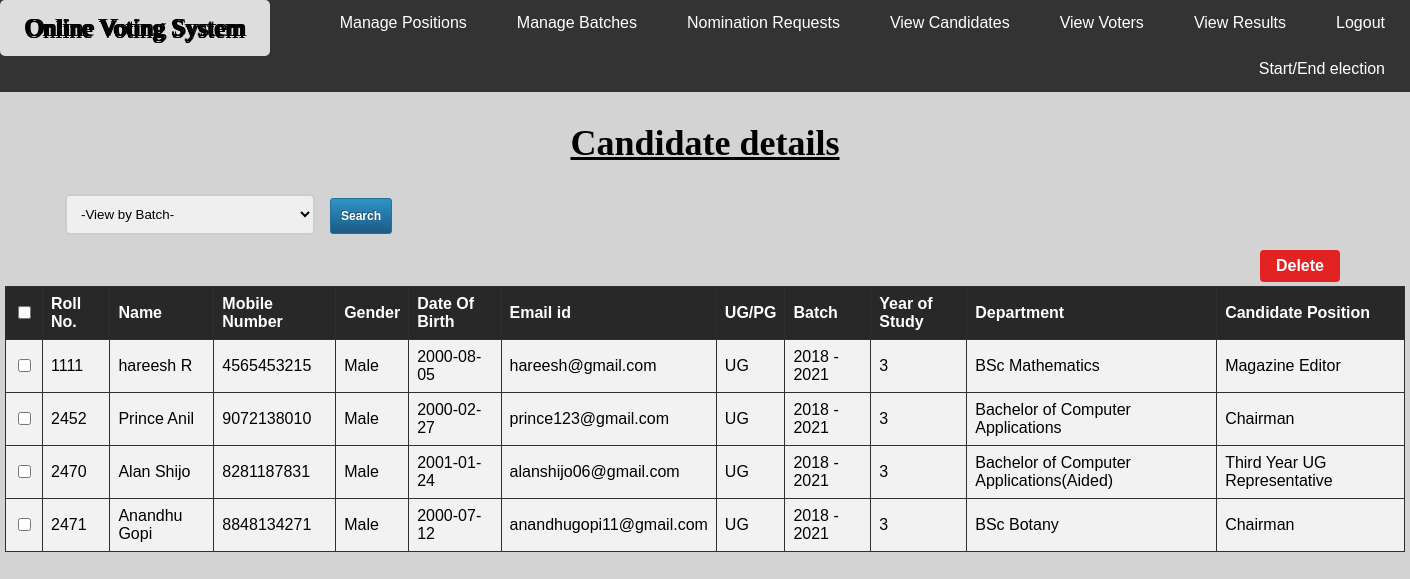
Screenshot of /viewcand.php (signed in) with the database file from the repository.
### tables this page shows
CREATE TABLE IF NOT EXISTS `candidate` (
  `rollno` int(20) NOT NULL,
  `fname` varchar(20) NOT NULL,
  `mname` varchar(20) NOT NULL,
  `lname` varchar(20) NOT NULL,
  `phno` bigint(10) NOT NULL,
  `gender` varchar(10) NOT NULL,
  `dob` varchar(100) NOT NULL,
  `email` varchar(30) NOT NULL,
  `pgug` varchar(10) NOT NULL,
  `yos` int(10) NOT NULL,
  `course` varchar(50) NOT NULL,
  `batch` varchar(20) NOT NULL,
  `candidate_position` varchar(40) NOT NULL,
  `username` varchar(30) NOT NULL,
  `status` varchar(100) NOT NULL,
  `candidate_votes` int(200) NOT NULL,
  PRIMARY KEY (`rollno`)
);

### viewcand.php (the view, shortened to what this page needs)
<html>
<head>
</head>
<body>
<div class="navbar">
  <a href="admin.php" class="left">Online Voting System</a>
  <a href="logout.php" class="right">Logout</a>
  <a href="viewrslts_admin.php">View Results</a>
  <a href="viewvoters.php">View Voters</a>
  <a href="viewcand.php">View Candidates</a>
  <a href="nominationreq.php">Nomination Requests</a>
  <a href="add_batch.php">Manage Batches</a>
  <a href="post.php">Manage Positions</a>
  <a href="startend.php">Start/End election</a>
</div>
<h2>Candidate details</h2>
<form method="post" action="search.php">
  <select name="opts">
    <option disabled selected hidden>-View by Batch-</option>
  </select>
  <div class="buttons">
  <input type="submit" name="search" value="Search" class="button">
  </div></form>
  <form method="post" action="viewcand.php">
  <input type="submit" name="delete" value="Delete" class="delete"><br><br>
<?php
include "db_conn.php";
if (mysqli_connect())
{
$sql = "SELECT * FROM candidate WHERE status='approved'";
$result = mysqli_query($conn,$sql);
echo "<table cellpadding='30' align='center' id='myTable'>
<tr>
<th><input type='checkbox' id='checkAl'></th>
<th>Roll No.</th>
<th>Name</th>
<th>Mobile Number</th>
<th>Gender</th>
<th>Date Of Birth</th>
<th>Email id</th>
<th>UG/PG</th>
<th>Batch</th>
<th>Year of Study</th>
<th>Department</th>
<th>Candidate Position</th>
</tr>";
while($row = mysqli_fetch_array($result))
{
$user=$row['username'];
echo "<tr>";
echo "<td><input type='checkbox' name='user[]' value='$user'></td>";
echo "<td>" . $row['rollno'] . "</td>";
echo "<td>" . $row['fname'] . " " . $row['mname'] . " " . $row['lname'] . "</td>";
echo "<td>" . $row['phno'] . "</td>";
echo "<td>" . $row['gender'] . "</td>";
echo "<td>" . $row['dob'] . "</td>";
echo "<td>" . $row['email'] . "</td>";
echo "<td>" . $row['pgug'] . "</td>";
echo "<td>" . $row['batch'] . "</td>";
echo "<td>" . $row['yos'] . "</td>";
echo "<td>" . $row['course'] . "</td>";
echo "<td>" . $row['candidate_position'] . "</td>";
echo "</tr>";
}
echo "</table>";
}
else
{
echo "Failed to connect to MySQL: " . mysqli_connect_error();
}
?>
</form>
</body>
</html>

### viewcand.php (style rules this page uses)
* { box-sizing: border-box; }
body { font-family: "Arial", "Helvetica", sans-serif; margin: 0; background-color: #D3D3D3; }
h2 { font-size: 36px; font-family: 'Righteous', cursive; text-align: center; color: black; text-decoration: underline; }
.navbar { overflow: hidden; background-color: #333; }
.navbar a { float: right; display: block; color: white; text-align: center; padding: 14px 25px; text-decoration: none; }
.navbar a.left { float: left; color: white; font-size: 25; text-decoration: none; font-family: 'Brush Script MT', cursive; text-shadow: -1px 0 black, 0 2px black, 2px 0 black, 0 2px black; }
table { border-collapse: collapse; width: 1400; border: 1px solid #282828; }
th, td { text-align: left; padding: 8px; border: 1px solid #303030; }
tr { background-color: #f2f2f2 }
th { background-color: #282828; color: white; }
.delete { background: rgb(227, 35, 35, 1); border: none; color: white; padding: 7px 16px; text-align: center; text-decoration: none; font-weight: bold; display: inline-block; font-size: 16px; border-radius: 4px; right: 30; cursor: pointer; position: absolute; margin-right: 40; }
select { display: block; border: 2px solid #ccc; width: 250; padding: 10px; margin: 10px auto; border-radius: 5px; margin-left: 65; }
.buttons { display: block; width: 100px; margin: 0 auto; margin-top: -47; margin-left: 330; }
.button { display: block; text-decoration: none; cursor: pointer; font-size: 12px; font-weight: bold; border:1px solid #25729a; -webkit-border-radius: 3px; -moz-border-radius: 3px; border-radius: 3px; font-family:arial, helvetica, sans-serif; padding: 10px 10px 10px 10px; text-shadow: -1px -1px 0 rgba(0,0,0,0.3); text-align: center; color: #FFFFFF; background-color: #3093c7; background-image: -webkit-gradient(linear, left top, left bottom, color-stop(0%, #3093c7), color-stop(100%, #1c5a85)); background-image: -webkit-linear-gradient(top, #3093c7, #1c5a85); background-image: -moz-linear-gradient(top, #3093c7, #1c5a85); background-image: -ms-linear-gradient(top, #3093c7, #1c5a85); background-image: -o-linear-gradient(top, #3093c7, #1c5a85); background-image: linear-gradient(top, #3093c7, #1c5a85);filter:progid:DXImageTransform.Microsoft.gradient(GradientType=0,startColorstr=#3093c7, endColorstr=#1c5a85); }

### rows the page displays
candidate: rollno "1111", fname "hareesh", lname "R", phno "4565453215", gender "Male", dob "2000-08-05", email "hareesh@gmail.com", pgug "UG", batch "2018 - 2021", yos "3", course "BSc Mathematics", candidate_position "Magazine Editor"
candidate: rollno "2452", fname "Prince", lname "Anil", phno "9072138010", gender "Male", dob "2000-02-27", email "prince123@gmail.com", pgug "UG", batch "2018 - 2021", yos "3", course "Bachelor of Computer Applications", candidate_position "Chairman"
candidate: rollno "2470", fname "Alan", lname "Shijo", phno "8281187831", gender "Male", dob "2001-01-24", email "alanshijo06@gmail.com", pgug "UG", batch "2018 - 2021", yos "3", course "Bachelor of Computer Applications(Aided)", candidate_position "Third Year UG Representative"
candidate: rollno "2471", fname "Anandhu", lname "Gopi", phno "8848134271", gender "Male", dob "2000-07-12", email "anandhugopi11@gmail.com", pgug "UG", batch "2018 - 2021", yos "3", course "BSc Botany", candidate_position "Chairman"
